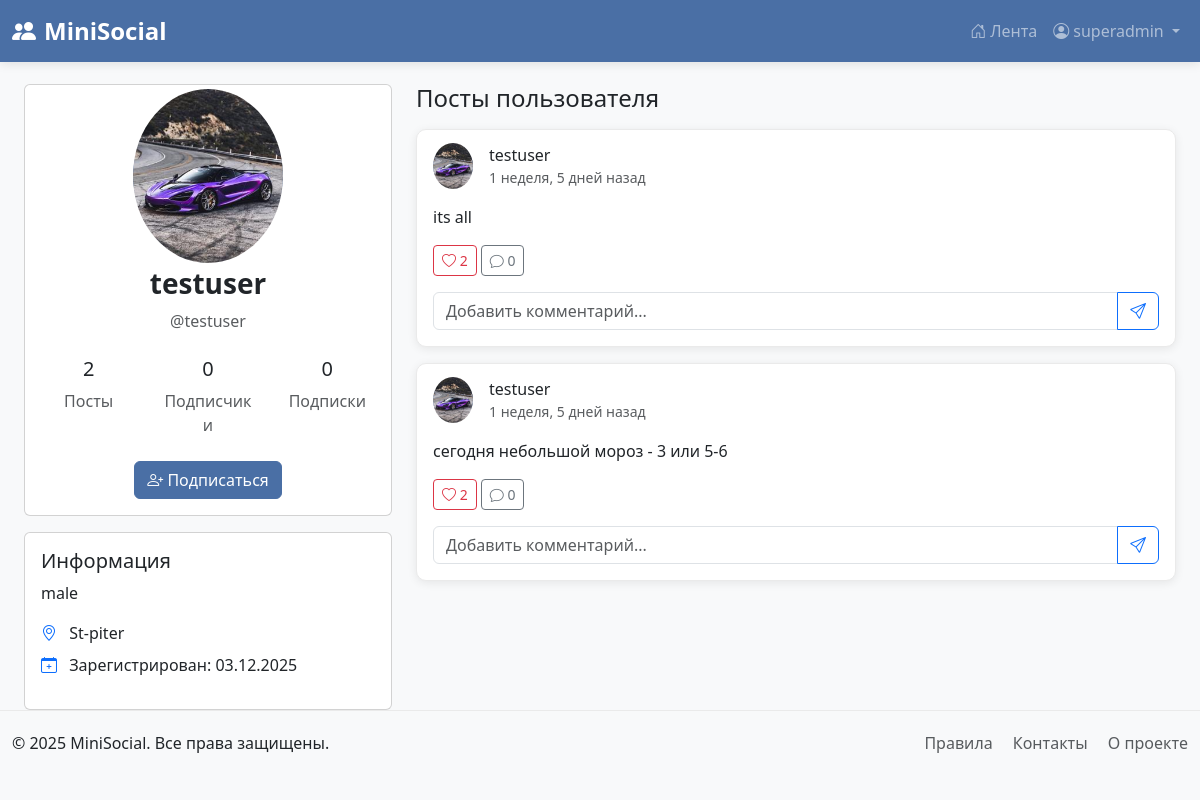
The app's page /profile/testuser/ (signed in) with its own data.
### social_network/models.py (models this page shows, shortened)
class Profile(models.Model):
    user = models.OneToOneField(User, on_delete=models.CASCADE)
    bio = models.TextField(max_length=500, blank=True)
    profile_picture = models.ImageField(upload_to='avatars/', blank=True, null=True)
    birth_date = models.DateField(null=True, blank=True)
    location = models.CharField(max_length=100, blank=True)
    website = models.URLField(blank=True)

class Post(models.Model):
    author = models.ForeignKey(User, on_delete=models.CASCADE, related_name='posts')
    content = models.TextField()
    image = models.ImageField(upload_to='posts/', blank=True, null=True)
    created_at = models.DateTimeField(auto_now_add=True)
    updated_at = models.DateTimeField(auto_now=True)
    likes = models.ManyToManyField(User, related_name='liked_posts', blank=True)
    class Meta:
        ordering = ['-created_at']

### social_network/views.py (the view)
# urls.py: path('profile/<str:username>/', views.profile, name='profile'),
@login_required
def profile(request, username):
    user = get_object_or_404(User, username=username)
    posts = Post.objects.filter(author=user).order_by('-created_at')
    is_following = False
    if request.user != user:
        is_following = Follow.objects.filter(
            follower=request.user,
            following=user
        ).exists()
    return render(request, 'social_network/profile.html', {
        'profile_user': user,
        'posts': posts,
        'posts_count': posts.count(),
        'is_following': is_following,
        'followers_count': user.followers.count(),
        'following_count': user.following.count(),
    })

### social_network/templates/social_network/profile.html (shortened to what this page needs)
{% extends 'base.html' %}
{% block content %}
<div class="container mt-4">
    <div class="row">
        <div class="col-md-4">
            <div class="card">
                <div class="card-body text-center">
                    <div class="avatar mb-3 mx-auto" style="width: 150px; height: 150px;">
                        {% if profile_user.profile.profile_picture %}
                            <img src="{{ profile_user.profile.profile_picture.url }}"
                                 alt="{{ profile_user.username }}"
                                 class="rounded-circle img-fluid">
                        {% else %}
                            <div class="bg-primary text-white rounded-circle d-flex align-items-center justify-content-center h-100">
                                <i class="bi bi-person" style="font-size: 4rem;"></i>
                            </div>
                        {% endif %}
                    </div>
                    <h3 class="fw-bold">{{ profile_user.get_full_name|default:profile_user.username }}</h3>
                    <p class="text-muted">@{{ profile_user.username }}</p>
                    <div class="row text-center mt-4">
                        <div class="col-4">
                            <h5>{{ posts_count }}</h5>
                            <p class="text-muted mb-0">Посты</p>
                        </div>
                        <div class="col-4">
                            <h5>
                                <a href="{% url 'followers_list' profile_user.username %}"
                                   class="text-decoration-none text-dark">
                                    {{ followers_count }}
                                </a>
                            </h5>
                            <p class="text-muted mb-0">
                                <a href="{% url 'followers_list' profile_user.username %}"
                                   class="text-decoration-none text-muted">
                                    Подписчики
                                </a>
                            </p>
                        </div>
                        <div class="col-4">
                            <h5>
                                <a href="{% url 'following_list' profile_user.username %}"
                                   class="text-decoration-none text-dark">
                                    {{ following_count }}
                                </a>
                            </h5>
                            <p class="text-muted mb-0">
                                <a href="{% url 'following_list' profile_user.username %}"
                                   class="text-decoration-none text-muted">
                                    Подписки
                                </a>
                            </p>
                        </div>
                    </div>
                    <div class="mt-4">
                        {% if user.is_authenticated %}
                            {% if user == profile_user %}
                                <a href="{% url 'profile_edit' %}" class="btn btn-outline-primary">
                                    <i class="bi bi-pencil"></i> Редактировать профиль
                                </a>
                            {% else %}
                                {% if is_following %}
                                    <form method="post" action="{% url 'unfollow_user' profile_user.username %}" class="d-inline">
                                        {% csrf_token %}
                                        <button type="submit" class="btn btn-danger">
                                            <i class="bi bi-person-dash"></i> Отписаться
                                        </button>
                                    </form>
                                {% else %}
                                    <form method="post" action="{% url 'follow' profile_user.username %}" class="d-inline">
                                        <button type="submit" class="btn btn-primary">
                                            <i class="bi bi-person-plus"></i> Подписаться
                                        </button>
                                    </form>
                                {% endif %}
                            {% endif %}
                        {% endif %}
                    </div>
                </div>
            </div>
            <div class="card mt-3">
                <div class="card-body">
                    <h5 class="card-title">Информация</h5>
                    {% if profile_user.profile.bio %}
                        <p class="card-text">{{ profile_user.profile.bio }}</p>
                    {% else %}
                        <p class="text-muted">Пользователь еще не добавил информацию о себе</p>
                    {% endif %}
                    <ul class="list-unstyled">
                        {% if profile_user.profile.location %}
                            <li class="mb-2">
                                <i class="bi bi-geo-alt text-primary me-2"></i>
                                {{ profile_user.profile.location }}
                            </li>
                        {% endif %}
                        <li class="mb-2">
                            <i class="bi bi-calendar-plus text-primary me-2"></i>
                            Зарегистрирован: {{ profile_user.date_joined|date:"d.m.Y" }}
                        </li>
                    </ul>
                </div>
            </div>
        </div>
        <div class="col-md-8">
            <h4 class="mb-3">Посты пользователя</h4>
            {% if posts %}
                {% for post in posts %}
                    <div class="card post-card mb-3">
                        <div class="card-body">
                            <div class="d-flex align-items-start mb-3">
                                <div class="avatar me-3" style="width: 40px; height: 40px;">
                                    {% if post.author.profile.profile_picture %}
                                        <img src="{{ post.author.profile.profile_picture.url }}"
                                             alt="{{ post.author.username }}"
                                             class="rounded-circle img-fluid">
                                    {% else %}
                                        <div class="bg-primary text-white rounded-circle d-flex align-items-center justify-content-center h-100">
                                            {{ post.author.username|first|upper }}
                                        </div>
                                    {% endif %}
                                </div>
                                <div>
                                    <h6 class="mb-0">{{ post.author.get_full_name|default:post.author.username }}</h6>
                                    <small class="text-muted">{{ post.created_at|timesince }} назад</small>
                                </div>
                            </div>
                            <p class="card-text">{{ post.content }}</p>
                            <div class="d-flex justify-content-between align-items-center">
                                <div>
                                    <button class="btn btn-sm btn-outline-danger">
                                        <i class="bi bi-heart"></i> {{ post.likes.count }}
                                    </button>
                                    <button class="btn btn-sm btn-outline-secondary">
                                        <i class="bi bi-chat"></i> {{ post.comments.count }}
                                    </button>
                                </div>
                            </div>
                            {% if user.is_authenticated %}
                                <form method="post" action="#" class="mt-3">
                                    <div class="input-group">
                                        <input type="text" name="content" class="form-control"
                                               placeholder="Добавить комментарий...">
                                        <button type="submit" class="btn btn-outline-primary">
                                            <i class="bi bi-send"></i>
                                        </button>
                                    </div>
                                </form>
                            {% endif %}
                        </div>
                    </div>
                {% endfor %}
            {% endif %}
        </div>
    </div>
</div>
{% endblock %}

### templates/base.html (shortened to what this page needs)
<!DOCTYPE html>
<html lang="ru">
<head>
    {% load static %}
    <link href="https://cdn.jsdelivr.net/npm/bootstrap@5.3.0/dist/css/bootstrap.min.css" rel="stylesheet">
    <link rel="stylesheet" href="https://cdn.jsdelivr.net/npm/bootstrap-icons@1.10.0/font/bootstrap-icons.css">
</head>
<body>
    <nav class="navbar navbar-expand-lg navbar-dark navbar-custom fixed-top">
        <div class="container">
            <a class="navbar-brand" href="{% url 'home' %}">
                <i class="bi bi-people-fill me-2"></i>MiniSocial
            </a>
            <div class="collapse navbar-collapse" id="navbarNav">
                <ul class="navbar-nav ms-auto">
                    {% if user.is_authenticated %}
                        <li class="nav-item">
                            <a class="nav-link {% if request.path == '/feed/' %}active{% endif %}"
                               href="{% url 'feed' %}">
                                <i class="bi bi-house-door me-1"></i>Лента
                            </a>
                        </li>
                        <li class="nav-item dropdown">
                            <a class="nav-link dropdown-toggle" href="#" role="button"
                               data-bs-toggle="dropdown" aria-expanded="false">
                                <i class="bi bi-person-circle me-1"></i>{{ user.username }}
                            </a>
                        </li>
                    {% endif %}
                </ul>
            </div>
        </div>
    </nav>
    <main class="container mt-4">
        {% block content %}{% endblock %}
    </main>
    <footer class="mt-auto">
        <div class="container">
            <div class="row">
                <div class="col-md-6">
                    <p class="mb-0">&copy; 2025 MiniSocial. Все права защищены.</p>
                </div>
                <div class="col-md-6 text-md-end">
                    <p class="mb-0">
                        <a href="#" class="text-muted text-decoration-none me-3">Правила</a>
                        <a href="#" class="text-muted text-decoration-none me-3">Контакты</a>
                        <a href="#" class="text-muted text-decoration-none">О проекте</a>
                    </p>
                </div>
            </div>
        </div>
    </footer>
</body>
</html>

### templates/base.html (style rules this page uses)
body { background-color: #f8f9fa; padding-top: 60px; min-height: 100vh; }
.navbar-custom { background-color: #4a6fa5 !important; box-shadow: 0 2px 10px rgba(0,0,0,0.1); }
.navbar-brand { font-size: 1.5rem; font-weight: bold; }
.container { max-width: 1200px; }
.post-card { border-radius: 10px; box-shadow: 0 2px 10px rgba(0,0,0,0.08); margin-bottom: 20px; transition: transform 0.2s; border: 1px solid #eaeaea; }
.avatar { width: 50px; height: 50px; border-radius: 50%; object-fit: cover; background-color: #4a6fa5; color: white; display: flex; align-items: center; justify-content: center; font-weight: bold; }
.btn-primary { background-color: #4a6fa5; border-color: #4a6fa5; }
footer { margin-top: 50px; padding: 20px 0; background-color: #f8f9fa; border-top: 1px solid #eaeaea; }

### records on screen
Post: author.profile.profile_picture (picture), author.get_full_name "testuser", created_at "1 неделя, 5 дней", content "its all", likes.count "2", comments.count "0"
Post: author.profile.profile_picture (picture), author.get_full_name "testuser", created_at "1 неделя, 5 дней", content "сегодня небольшой мороз - 3 или 5-6", likes.count "2", comments.count "0"

### other values on screen
{{ user.username }} "superadmin"
{{ profile_user.get_full_name|default:profile_user.username }} "testuser"
{{ profile_user.username }} "testuser"
{{ posts_count }} "2"
{{ followers_count }} "0"
{{ following_count }} "0"
{{ profile_user.profile.bio }} "male"
{{ profile_user.profile.location }} "St-piter"
{{ profile_user.date_joined|date:"d.m.Y" }} "03.12.2025"
